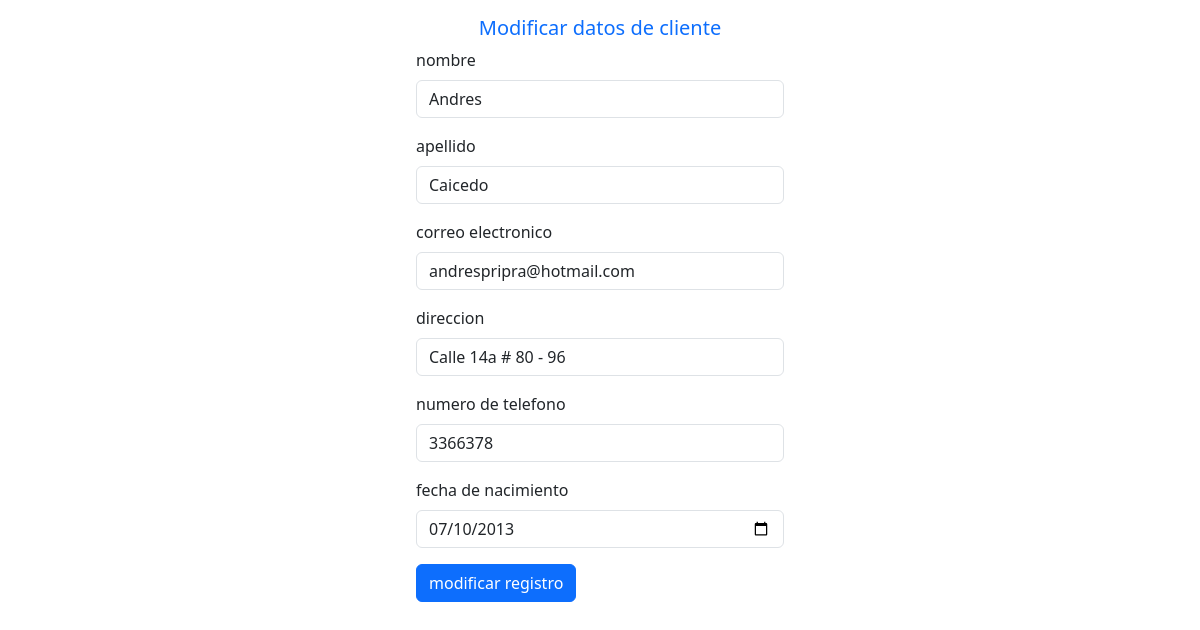
The page /modificar_registro.php?documento_identidad=31996652 on the database its author committed.
### tables this page shows
CREATE TABLE `clientes` (
  `id` int(11) UNSIGNED NOT NULL,
  `documento_identidad` varchar(20) NOT NULL,
  `nombre` varchar(255) NOT NULL,
  `apellido` varchar(191) NOT NULL,
  `email` varchar(191) NOT NULL,
  `direccion` varchar(191) NOT NULL,
  `telefono` int(10) NOT NULL,
  `fecha_nacimiento` date NOT NULL
);

### modificar_registro.php (the view, shortened to what this page needs)
<?php
include "modelo/conexion.php";
$documento_identidad=$_GET["documento_identidad"];
$sql = $conexion->query(" select * from clientes where documento_identidad='$documento_identidad' ");
?>
<!DOCTYPE html>
<html lang="en">
<head>
    <link href="https://cdn.jsdelivr.net/npm/bootstrap@5.3.3/dist/css/bootstrap.min.css" rel="stylesheet"
>
</head>
<body>
    <form class="col-4 p-3 m-auto" method="POST">
        <h5 class="text-center text-primary">Modificar datos de cliente</h5>
        <?php
        include "controller/modificar_registro.php";
        while ($datos = $sql->fetch_object()) { ?>
            <div class="mb-3">
                <label for="exampleInputEmail1" class="form-label">nombre</label>
                <input type="text" class="form-control" name="nombre" value="<?= $datos->nombre ?>">
            </div>
            <div class="mb-3">
                <label for="exampleInputEmail1" class="form-label">apellido</label>
                <input type="text" class="form-control" name="apellido" value="<?= $datos->apellido ?>">
            </div>
            <div class="mb-3">
                <label for="exampleInputEmail1" class="form-label">correo electronico</label>
                <input type="email" class="form-control" name="email" value="<?= $datos->email ?>">
            </div>
            <div class="mb-3">
                <label for="exampleInputEmail1" class="form-label">direccion</label>
                <input type="text" class="form-control" name="direccion" value="<?= $datos->direccion ?>">
            </div>
            <div class="mb-3">
                <label for="exampleInputEmail1" class="form-label">numero de telefono</label>
                <input type="text" class="form-control" name="telefono" value="<?= $datos->telefono ?>">
            </div>
            <div class="mb-3">
                <label for="exampleInputEmail1" class="form-label">fecha de nacimiento</label>
                <input type="date" class="form-control" name="fecha_nacimiento" value="<?= $datos->fecha_nacimiento ?>">
            </div>
        <?php }
        ?>
        <button type="submit" class="btn btn-primary" name="btnregistrar" value="ok">modificar registro</button>
    </form>
</body>
</html>

### rows shown on the page
clientes: nombre "Andres", apellido "Caicedo", email "andrespripra@hotmail.com", direccion "Calle 14a # 80 - 96", telefono "3366378", fecha_nacimiento "07/10/2013"
